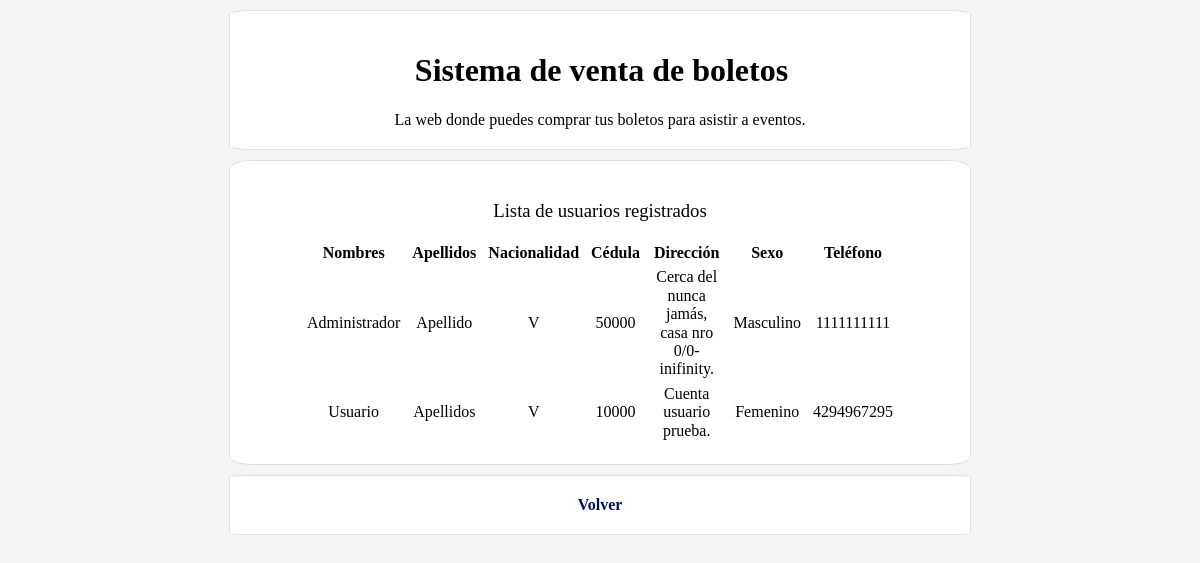
Page /sistema_boletos/sistema/admin/lista_usuarios.php (signed in) on the committed database.
### tables this page shows
CREATE TABLE `usuarios` (
  `id` int(11) NOT NULL,
  `nombres` varchar(100) NOT NULL,
  `apellidos` varchar(100) NOT NULL,
  `nacionalidad` varchar(1) NOT NULL,
  `cedula` int(10) UNSIGNED NOT NULL,
  `direccion` text NOT NULL,
  `sexo` varchar(1) NOT NULL,
  `telefono` int(11) UNSIGNED NOT NULL,
  `correo` varchar(100) NOT NULL,
  `nombre_usuario` varchar(100) NOT NULL,
  `password` varchar(73) NOT NULL,
  `rol_id` int(11) UNSIGNED NOT NULL DEFAULT 1
);

### sistema_boletos/sistema/admin/lista_usuarios.php (the view, shortened to what this page needs)
<?php
$extraHeaders = '<link rel="stylesheet" type="text/css" href="../../styles/style.css">';
include("../../includes/header.php");
include("../../includes/head.php");
include("../../database/db.php");
?>
<div>
    <div class="bloque-contenido">
        <h3 class="title">Lista de usuarios registrados</h3>
        <?php
        $sql = "SELECT nombres, apellidos, nacionalidad, cedula, direccion, sexo, telefono, correo FROM usuarios";
        $resultado = mysqli_query($conn, $sql);
        if (mysqli_num_rows($resultado) > 0)
        {
        ?>
        <table class="centrado">
            <thead>
                <tr>
                    <th>Nombres</th>
                    <th>Apellidos</th>
                    <th>Nacionalidad</th>
                    <th>Cédula</th>
                    <th>Dirección</th>
                    <th>Sexo</th>
                    <th>Teléfono</th>
                </tr>
            </thead>
            <tbody>
                <?php
                while ($fila = mysqli_fetch_array($resultado)) {
                ?>
                    <tr>
                        <td><?= $fila[0] ?></td>
                        <td><?= $fila[1] ?></td>
                        <td><?= $fila[2] ?></td>
                        <td><?= $fila[3] ?></td>
                        <td><?= $fila[4] ?></td>
                        <td><?= ($fila[5] == 'm' ? "Masculino":"Femenino") ?></td>
                        <td><?= $fila[6] ?></td>
                    </tr>
                <?php } ?>
            </tbody>
        </table>
        <?php
        }
        else
        { ?>
            <p class="centrado">Aún no hay registros.</p>
        <?php
        }?>
    </div>
    <div class="bloque-contenido">
        <div class="centrado">
            <a href="../admin.php" class="centrado">Volver</a>
        </div>
    </div>
</div>
<?php include("../../includes/footer.php"); ?>

### sistema_boletos/includes/header.php (shortened to what this page needs)
<!DOCTYPE html>
<html lang="es">
<head>
    <link rel="stylesheet" type="text/css" href="styles/normalize.css">
    <?php echo $extraHeaders ?>
</head>
<body>

### sistema_boletos/includes/head.php
<header class="bloque-contenido">
    <a href="/index.php" class="title"><h1>Sistema de venta de boletos</h1></a>
    <span><p class="centrado">La web donde puedes comprar tus boletos para asistir a eventos.</p></span>
</header>

### sistema_boletos/includes/footer.php
</body>
</html>

### sistema_boletos/styles/style.css (style rules this page uses)
body { background-color: #f5f4f4; }
a { color: #001652; font-weight: 600; text-decoration: none; margin-left: 3px; }
.title { color: black; text-align: center; font-weight: 250; display: block; }
header > span { text-align: center; }
.bloque-contenido { background-color: white; width: 50%; margin: 10px auto; border: 1px #e0e0e0 solid; border-radius: 3%; padding: 20px 70px; }
.centrado { margin: 0px auto; text-align: center; }
table th, table td { padding: 2px 5px; }

### rows in the picture
usuarios: nombres "Administrador", apellidos "Apellido", nacionalidad "V", cedula "50000", direccion "Cerca del nunca jamás, casa nro 0/0-inifinity.", sexo "Masculino", telefono "1111111111"
usuarios: nombres "Usuario", apellidos "Apellidos", nacionalidad "V", cedula "10000", direccion "Cuenta usuario prueba.", sexo "Femenino", telefono "4294967295"
